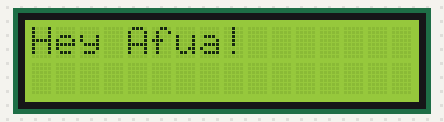
This sketch was run on a simulated Arduino Uno, built with avr-gcc and run on an emulated ATmega328P. Parts: 16×2 character LCD. What the sketch prints to the serial monitor is not drawn.

Above: at 0.1 s.
At 2.26 s:
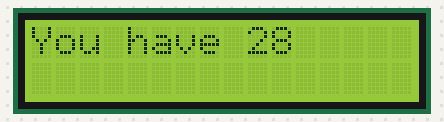
At 9.2 s:
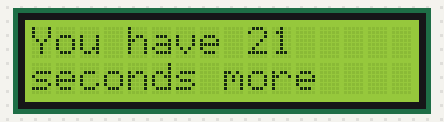
At 16.2 s:
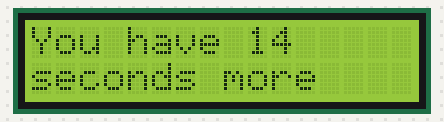
At 23.2 s:
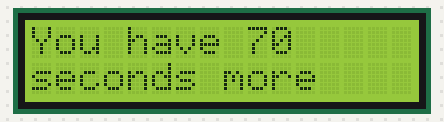
At 30.3 s:
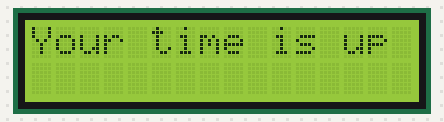

Measured:
- what the display in image 1 shows lasts 0.4 s, from 2.1 s to 2.5 s
- what the display in image 2 shows lasts 1.4 s, from 9.1 s to 10.5 s

The sketch:

lcd_displayCounter.ino
```cpp
#include <LiquidCrystal.h>
#include <stdio.h>

//initializing library with interfacing arduino pin numbers
//i.e. rs, en, d4, d5, d6, d7
LiquidCrystal lcd(7, 8, 9, 10, 11, 12);
long timer = 30l;

void setup() {
  // put your setup code here, to run once:
Serial.begin(9600);
lcd.begin(16, 2);
lcd.print("Hey Afua!");
delay(2000);
}

void loop() {
  // put your main code here, to run repeatedly:
long time = long(millis());
int time_diff = timer - (time/1000l);
 Serial.println(time);
 Serial.println(time_diff);
lcd.setCursor(0, 0);

if (timer - (time/1000l) <= 0l){
  lcd.clear();
  lcd.print("Your time is up");
  delay(300);
}
else {

//lcd.print("You have %i seconds remaining", (millis()));
lcd.print("You have ");
lcd.print(time_diff);
delay(400);

lcd.setCursor(0, 1);
lcd.print("seconds more");
delay(300);
}
}
```
